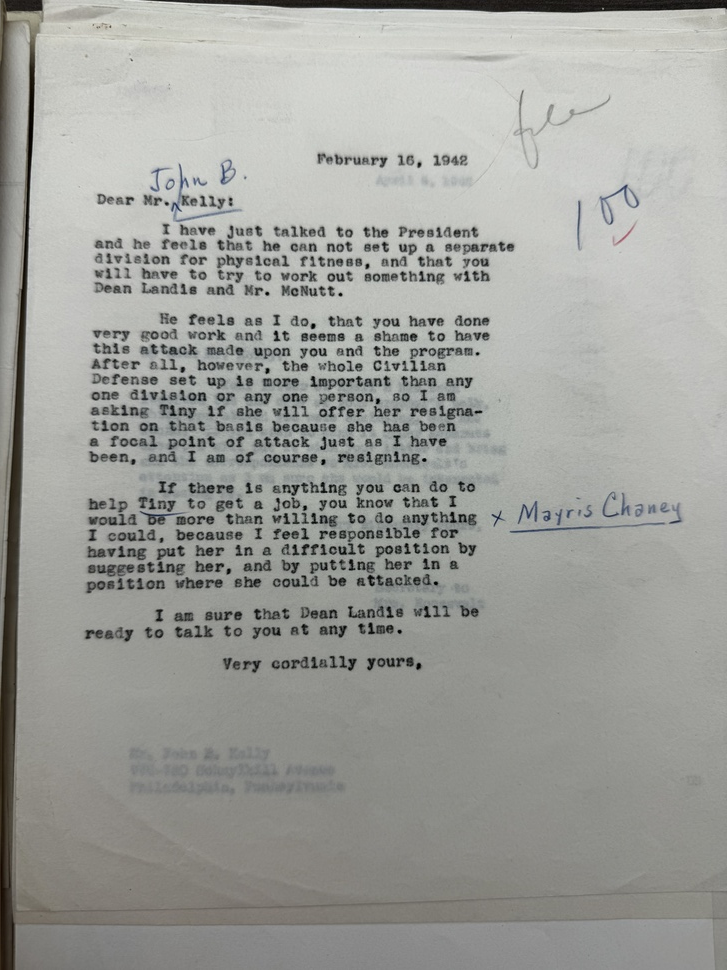
#> input picture Week5-OCR-Tesseract/images/IMG_0411.jpg, 727 x 970 px, shrunk from 4284 x 5712 before the run; its folder holds only this picture in this run
$ python 03_thresholding_demo.py
#> lines starting #> are read from the running program, lines starting #| are printed output that depends on the picture; after the words box and inside, x2 and y2 are one past the last pixel; in counts of white or black regions, pixels touching at a corner belong together
#!/usr/bin/env python3
"""
Demo 3: Thresholding and Binarization for Historical Documents
=============================================================

This demo shows different thresholding techniques for converting
grayscale images to binary (black and white) for OCR:

- Simple Thresholding
- Adaptive Thresholding
- Otsu's Method
- Triangle Method

Run this script to see how different thresholding methods handle
varying lighting conditions in historical documents.
"""

import cv2
import numpy as np
import matplotlib.pyplot as plt
import os
from pathlib import Path

def load_image(image_path):
    """Load and display image information."""
    image = cv2.imread(image_path)
    if image is None:
        raise ValueError(f"Could not load image: {image_path}")

    print(f"Loaded: {os.path.basename(image_path)}")
    print(f"Image shape: {image.shape}")

    return image

def convert_to_grayscale(image):
    """Convert BGR image to grayscale."""
    gray = cv2.cvtColor(image, cv2.COLOR_BGR2GRAY)
    print("✓ Converted to grayscale")
    return gray

def apply_simple_threshold(image, threshold_value=127):
    """Apply simple thresholding."""
    _, binary = cv2.threshold(image, threshold_value, 255, cv2.THRESH_BINARY)
    print(f"✓ Applied simple threshold (threshold={threshold_value})")
    return binary

def apply_adaptive_threshold_gaussian(image, block_size=11, C=2):
    """Apply adaptive thresholding using Gaussian method."""
    binary = cv2.adaptiveThreshold(
        image, 255, cv2.ADAPTIVE_THRESH_GAUSSIAN_C, cv2.THRESH_BINARY, block_size, C
    )
    print(f"✓ Applied adaptive threshold (Gaussian, block_size={block_size}, C={C})")
    return binary

def apply_adaptive_threshold_mean(image, block_size=11, C=2):
    """Apply adaptive thresholding using mean method."""
    binary = cv2.adaptiveThreshold(
        image, 255, cv2.ADAPTIVE_THRESH_MEAN_C, cv2.THRESH_BINARY, block_size, C
    )
    print(f"✓ Applied adaptive threshold (Mean, block_size={block_size}, C={C})")
    return binary

def apply_otsu_threshold(image):
    """Apply Otsu's automatic thresholding method."""
    _, binary = cv2.threshold(image, 0, 255, cv2.THRESH_BINARY + cv2.THRESH_OTSU)
    print("✓ Applied Otsu's thresholding (automatic)")
    return binary

def apply_triangle_threshold(image):
    """Apply Triangle method thresholding."""
    _, binary = cv2.threshold(image, 0, 255, cv2.THRESH_BINARY + cv2.THRESH_TRIANGLE)
    print("✓ Applied Triangle thresholding")
    return binary

def create_comparison_plot(original, processed_images, titles, save_path=None):
    """Create a comparison plot showing original and processed images."""
    n_images = len(processed_images) + 1  # +1 for original

    fig, axes = plt.subplots(2, 3, figsize=(15, 10))
    axes = axes.flatten()

    # Show original
    axes[0].imshow(original, cmap='gray')
    axes[0].set_title('Original Grayscale', fontsize=12, fontweight='bold')
    axes[0].axis('off')

    # Show processed images
    for i, (img, title) in enumerate(zip(processed_images, titles)):
        axes[i + 1].imshow(img, cmap='gray')
        axes[i + 1].set_title(title, fontsize=12)
        axes[i + 1].axis('off')

    # Hide unused subplots
    for i in range(n_images, len(axes)):
        axes[i].axis('off')

    plt.tight_layout()
    plt.suptitle('Thresholding Techniques Comparison', fontsize=16, fontweight='bold', y=0.98)

    if save_path:
        plt.savefig(save_path, dpi=300, bbox_inches='tight')
        print(f"✓ Comparison plot saved to: {save_path}")

    plt.show()

def create_histogram_with_thresholds(image, thresholds, save_path=None):
    """Create histogram showing different threshold values."""
    fig, ax = plt.subplots(1, 1, figsize=(10, 6))

    # Create histogram
    hist, bins = np.histogram(image.ravel(), bins=256, range=[0, 256])
    ax.plot(bins[:-1], hist, color='blue', alpha=0.7, label='Histogram')

    # Add threshold lines
    colors = ['red', 'green', 'orange', 'purple', 'brown']
    threshold_names = ['Simple (127)', 'Otsu', 'Triangle', 'Adaptive Gaussian', 'Adaptive Mean']

    for i, (threshold, name) in enumerate(zip(thresholds, threshold_names)):
        if threshold is not None:
            ax.axvline(x=threshold, color=colors[i % len(colors)],
                      linestyle='--', linewidth=2, label=f'{name} ({threshold})')

    ax.set_xlabel('Pixel Intensity')
    ax.set_ylabel('Frequency')
    ax.set_title('Histogram with Threshold Values', fontsize=14, fontweight='bold')
    ax.legend()
    ax.grid(True, alpha=0.3)

    if save_path:
        plt.savefig(save_path, dpi=300, bbox_inches='tight')
        print(f"✓ Histogram with thresholds saved to: {save_path}")

    plt.show()

def demonstrate_thresholding(image_path):
    """Demonstrate different thresholding techniques."""
    print("=" * 60)
    print("THRESHOLDING DEMONSTRATION")
    print("=" * 60)

    # Load image
    image = load_image(image_path)

    # Convert to grayscale
    gray = convert_to_grayscale(image)

    print("\nApplying different thresholding techniques...")
    print("-" * 50)

    # Apply different thresholding techniques
    simple_thresh = apply_simple_threshold(gray, threshold_value=127)
    adaptive_gaussian = apply_adaptive_threshold_gaussian(gray, block_size=11, C=2)
    adaptive_mean = apply_adaptive_threshold_mean(gray, block_size=11, C=2)
    otsu_thresh = apply_otsu_threshold(gray)
    triangle_thresh = apply_triangle_threshold(gray)

    # Get threshold values for histogram
    _, otsu_threshold_value = cv2.threshold(gray, 0, 255, cv2.THRESH_BINARY + cv2.THRESH_OTSU)
    _, triangle_threshold_value = cv2.threshold(gray, 0, 255, cv2.THRESH_BINARY + cv2.THRESH_TRIANGLE)

    thresholds = [127, otsu_threshold_value, triangle_threshold_value, None, None]

    # Create comparison
    processed_images = [simple_thresh, adaptive_gaussian, adaptive_mean, otsu_thresh, triangle_thresh]
    titles = [
        'Simple Threshold\n(127)',
        'Adaptive Gaussian\n(block_size=11)',
        'Adaptive Mean\n(block_size=11)',
        'Otsu\'s Method\n(Automatic)',
        'Triangle Method\n(Automatic)'
    ]

    # Save individual results to images/ directory with prefix
    base_name = os.path.splitext(os.path.basename(image_path))[0]
    images_dir = Path(__file__).parent / "images"
    images_dir.mkdir(exist_ok=True)

    cv2.imwrite(str(images_dir / f"processed_{base_name}_simple_thresh.png"), simple_thresh)
    cv2.imwrite(str(images_dir / f"processed_{base_name}_adaptive_gaussian.png"), adaptive_gaussian)
    cv2.imwrite(str(images_dir / f"processed_{base_name}_adaptive_mean.png"), adaptive_mean)
    cv2.imwrite(str(images_dir / f"processed_{base_name}_otsu.png"), otsu_thresh)
    cv2.imwrite(str(images_dir / f"processed_{base_name}_triangle.png"), triangle_thresh)

    print(f"\n✓ Saved individual results for {os.path.basename(image_path)}")

    # Create comparison plot in images/ directory
    comparison_path = images_dir / f"processed_thresholding_comparison_{base_name}.png"
    create_comparison_plot(gray, processed_images, titles, save_path=str(comparison_path))

    # Create histogram with thresholds in images/ directory
    histogram_path = images_dir / f"processed_threshold_histogram_{base_name}.png"
    create_histogram_with_thresholds(gray, thresholds, save_path=str(histogram_path))

    return gray, processed_images, titles

# [42 lines left out: function explain_techniques, not called in this run]

def main():
    """Main function to run the thresholding demo."""
    images_dir = Path(__file__).parent / "images"

    if not images_dir.exists():
        print(f"Images directory not found: {images_dir}")
        return

    # Get all image files
    image_files = list(images_dir.glob("*.png")) + list(images_dir.glob("*.jpg")) + list(images_dir.glob("*.jpeg"))

    if not image_files:
        print("No image files found in the images directory")
        return

    print(f"Found {len(image_files)} image(s) available:")
    for i, img_file in enumerate(image_files, 1):
        print(f"  {i}. {img_file.name}")

    print("\n" + "=" * 60)
    print("THRESHOLDING DEMO")
    print("=" * 60)

    # Let user choose which image to process
    while True:
        try:
            choice = input(f"\nWhich image would you like to process? (1-{len(image_files)}): ").strip()
            if choice.lower() in ['q', 'quit', 'exit']:
                print("Demo cancelled.")
                return

            choice_num = int(choice)
            if 1 <= choice_num <= len(image_files):
                selected_image = image_files[choice_num - 1]
                break
            else:
                print(f"Please enter a number between 1 and {len(image_files)}")
        except ValueError:
            print("Please enter a valid number")
#> this loop made 4 passes; the answer given on pass 1: images/IMG_0411.jpg

    print(f"\nSelected: {selected_image.name}")
    print("-" * 50)

    try:
        demonstrate_thresholding(str(selected_image))
#> in load_image, image is the input picture: shape (970, 727, 3); mean B, G, R 154.7, 159.1, 158
#| Image shape: (970, 727, 3)
#> in apply_simple_threshold, `_, binary = cv2.threshold(image, threshold_value, 255, cv2.THRESH_BINA..`:
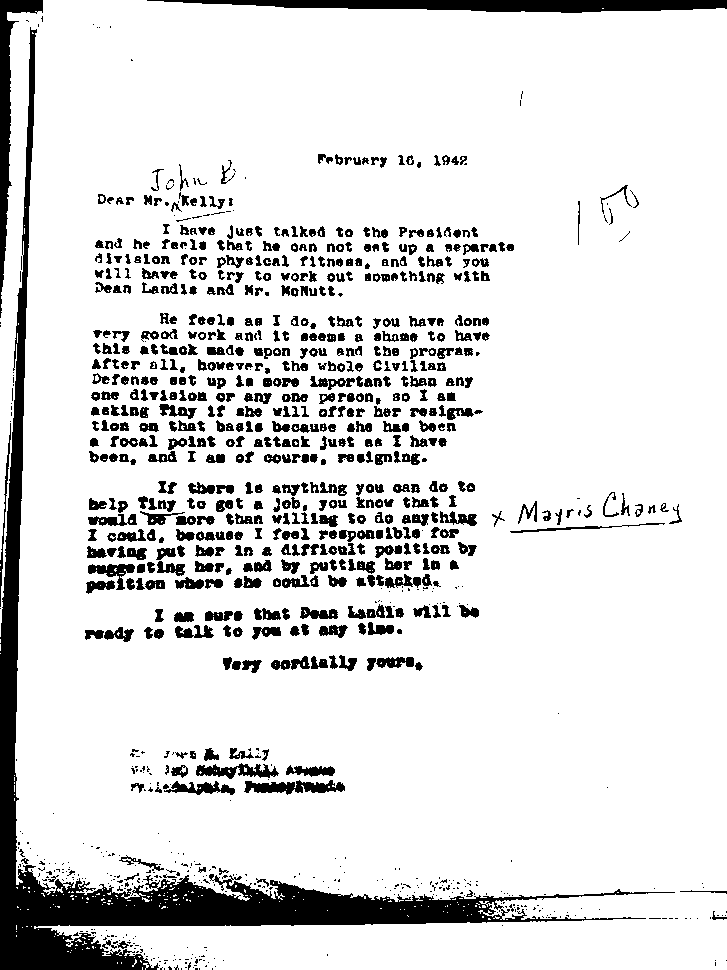
#> binary: shape (970, 727); 87.1% white; 1098 black regions (411 under 20 px), largest, box (x1, y1, x2, y2) and area: (0, 27, 675, 970) 31947, (147, 0, 727, 13) 5029, (0, 0, 43, 318) 2943
#> in apply_adaptive_threshold_mean, `binary = cv2.adaptiveThreshold( image, 255, cv2.ADAPTIVE_THRESH_MEAN_C..`:
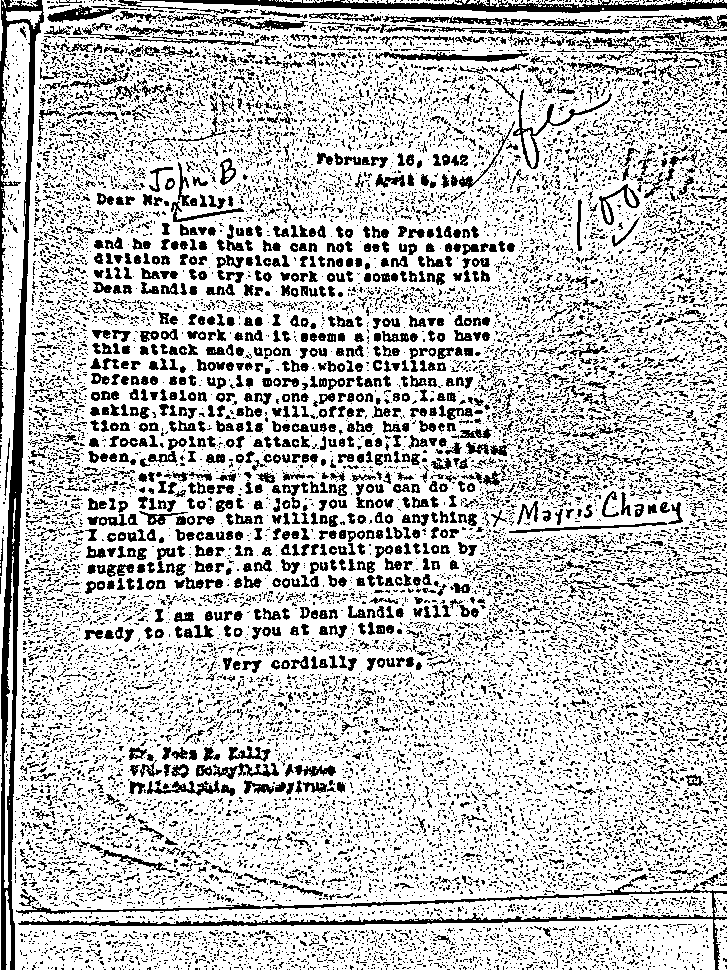
#> binary: shape (970, 727); 75.8% white; black in thin lines or dots
#> in apply_otsu_threshold, `_, binary = cv2.threshold(image, 0, 255, cv2.THRESH_BINARY + cv2.THRES..`:
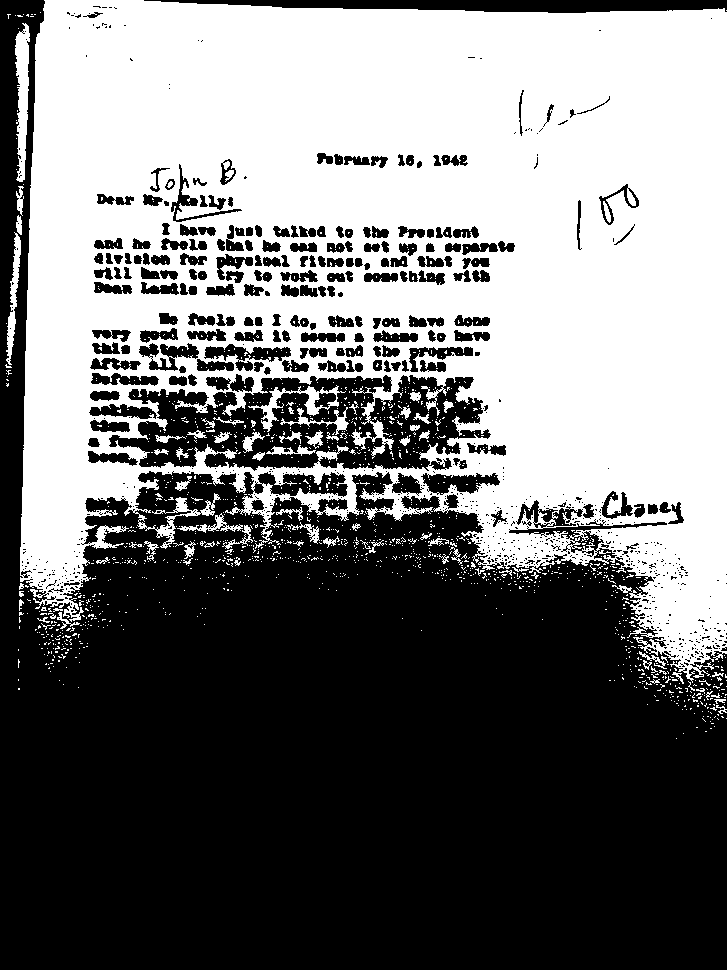
#> binary: shape (970, 727); 46.4% white; 1439 white regions (1362 under 20 px), largest, box (x1, y1, x2, y2) and area: (20, 0, 727, 683) 315024, (15, 23, 30, 182) 1501, (248, 385, 346, 432) 942
#> in apply_triangle_threshold, `_, binary = cv2.threshold(image, 0, 255, cv2.THRESH_BINARY + cv2.THRES..`:
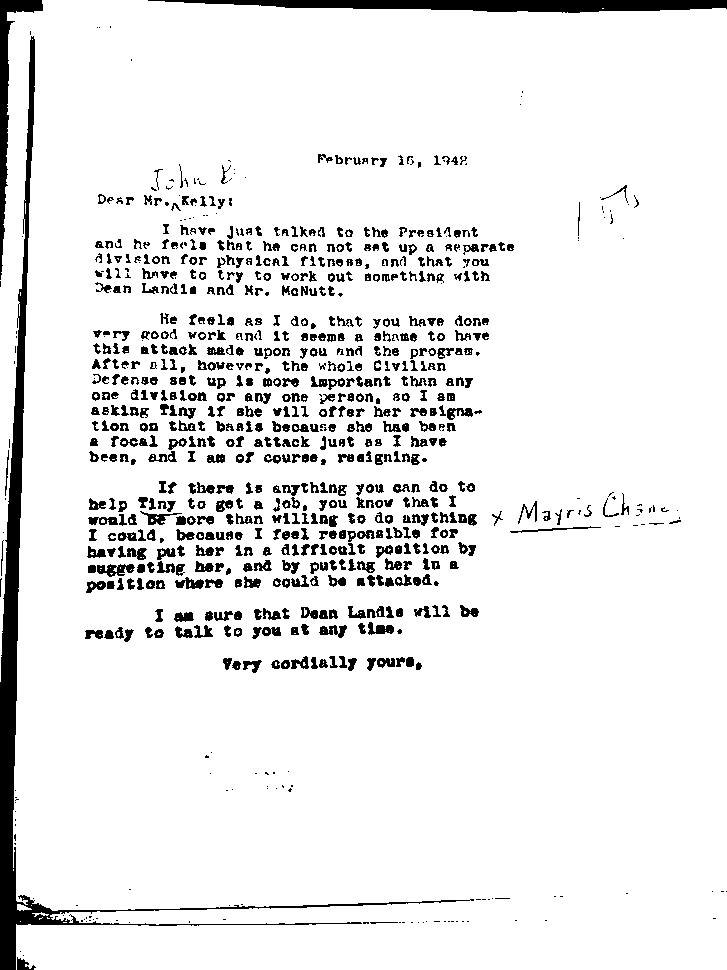
#> binary: shape (970, 727); 91.7% white; 896 black regions (175 under 20 px), largest, box (x1, y1, x2, y2) and area: (0, 36, 474, 970) 12192, (148, 0, 727, 13) 4979, (0, 0, 43, 280) 2237
#> in create_comparison_plot, `n_images = len(processed_images) + 1`: n_images = 6
#> the loop in create_comparison_plot, `for i, (img, title) in enumerate(zip(processed_images, titles)):` made 5 passes
#> in create_histogram_with_thresholds, `hist, bins = np.histogram(image.ravel(), bins=256, range=[0, 256])`: hist = 256 values, max 11503 at index 142, min 0 at index 233, mean 2754.6; bins = 257 values from 0 to 256
#> the loop in create_histogram_with_thresholds, `for i, (threshold, name) in enumerate(zip(thresholds, threshold_names)):` made 2 passes
#> (threshold, name) on pass 1: (127, 'Simple (127)')

        # Explain techniques after processing
        explain_techniques()

        print("\n" + "=" * 60)
        print("THRESHOLDING DEMO COMPLETE!")
        print("=" * 60)

    except Exception as e:
        print(f"❌ Error processing {selected_image.name}: {str(e)}")

if __name__ == "__main__":
    main()
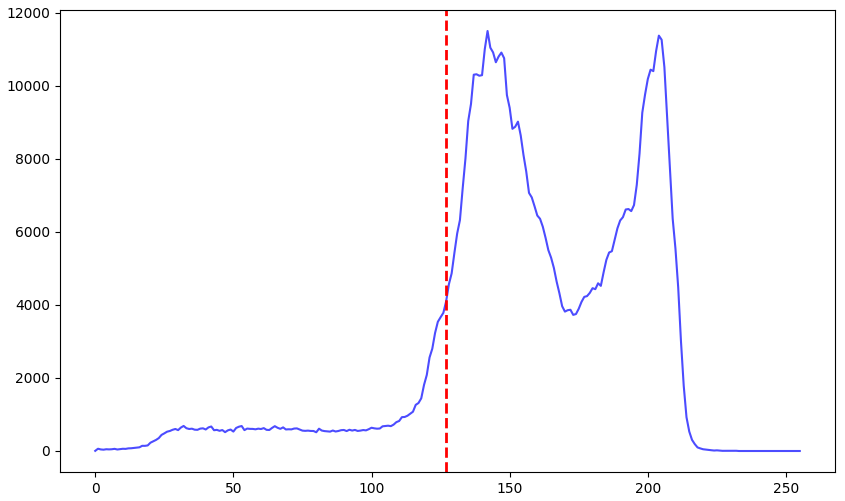
#> figure drawn by matplotlib, 1 panel; curve peaks at x = 142, y = 11503

$ run again, on Week5-OCR-Tesseract/images/IMG_0429.jpg
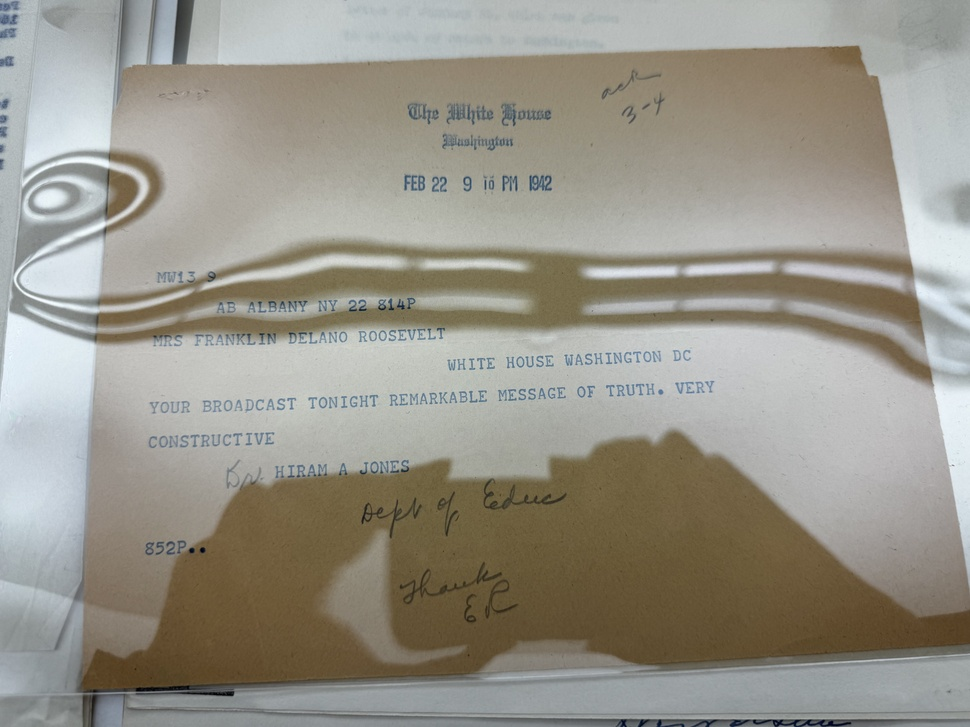
#> input picture Week5-OCR-Tesseract/images/IMG_0429.jpg, 970 x 727 px, shrunk from 5712 x 4284 before the run
#> the loop in main, `while True:` made 4 passes; the answer given on pass 1: images/IMG_0429.jpg
#> in load_image, image is the input picture: shape (727, 970, 3); mean B, G, R 138.4, 148.9, 152.2
#| Image shape: (727, 970, 3)
#> in apply_triangle_threshold, `_, binary = cv2.threshold(image, 0, 255, cv2.THRESH_BINARY + cv2.THRES..`:
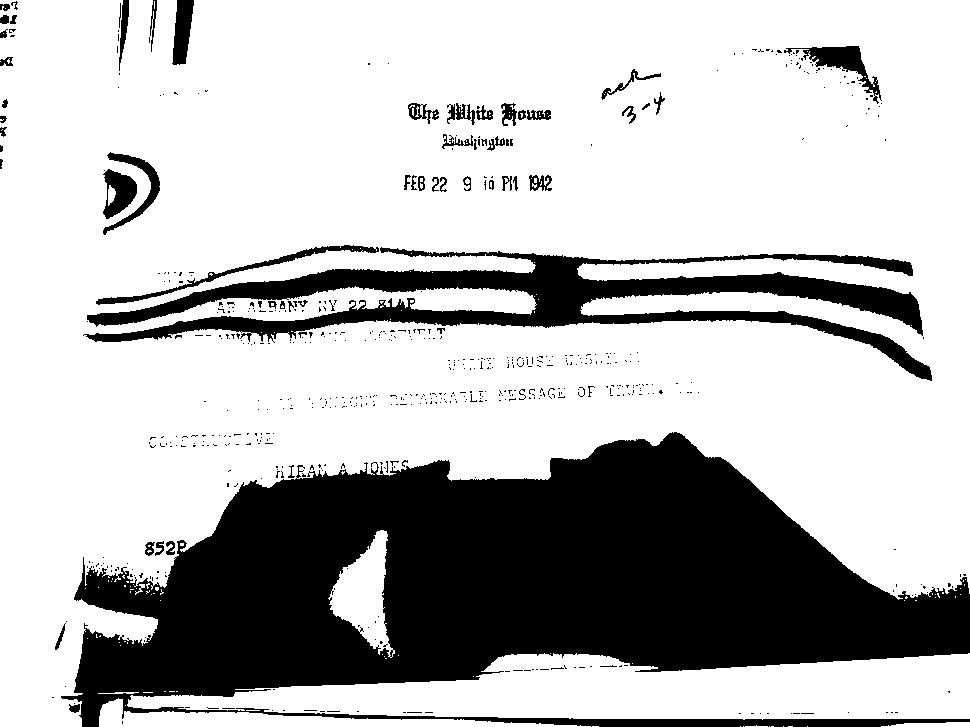
#> binary: shape (727, 970); 73% white; 624 black regions (565 under 20 px), largest, box (x1, y1, x2, y2) and area: (61, 432, 970, 727) 148646, (83, 247, 932, 381) 29690, (784, 46, 882, 104) 1408
#> n_images = 6
#> the loop in create_comparison_plot, `for i, (img, title) in enumerate(zip(processed_images, titles)):` made 5 passes
#> hist = 256 values, max 9888 at index 186, min 0 at index 254, mean 2754.6; bins = 257 values from 0 to 256
#> the loop in create_histogram_with_thresholds, `for i, (threshold, name) in enumerate(zip(thresholds, threshold_names)):` made 2 passes
#> (threshold, name) on pass 1: (127, 'Simple (127)')
#> `main()`:
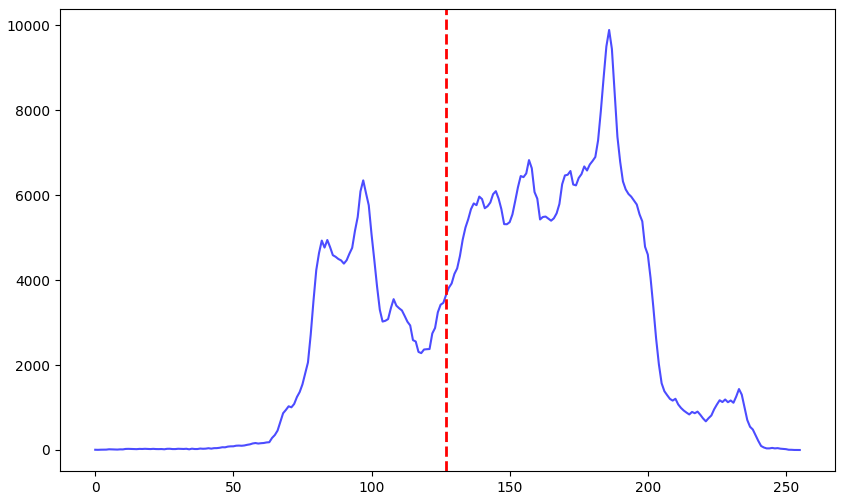
#> figure drawn by matplotlib, 1 panel; curve peaks at x = 186, y = 9888
